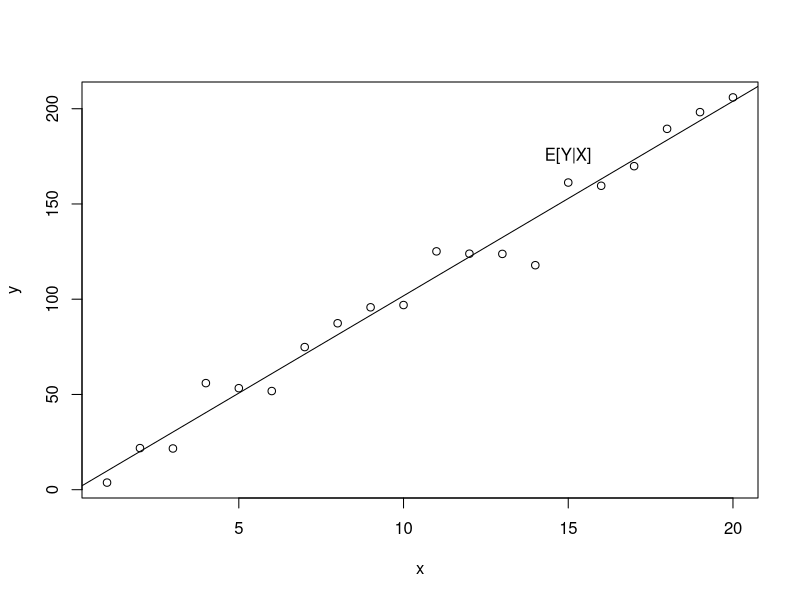
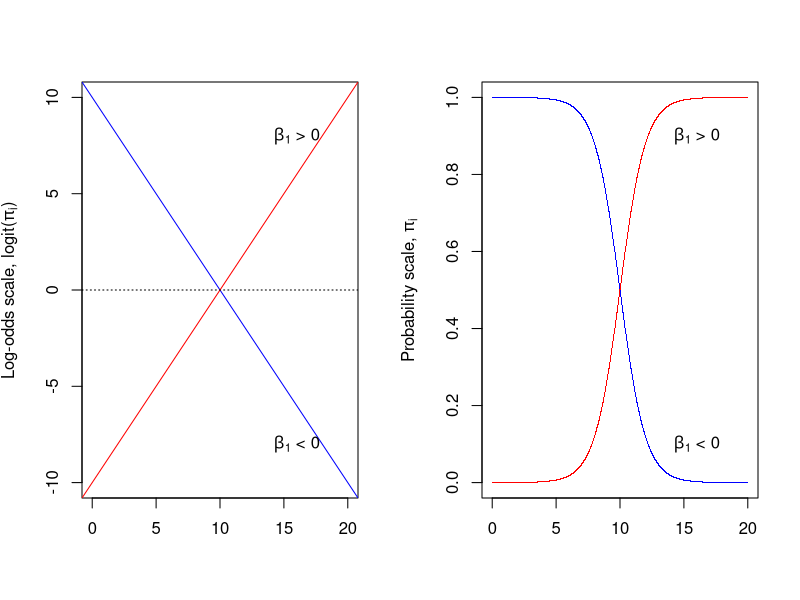
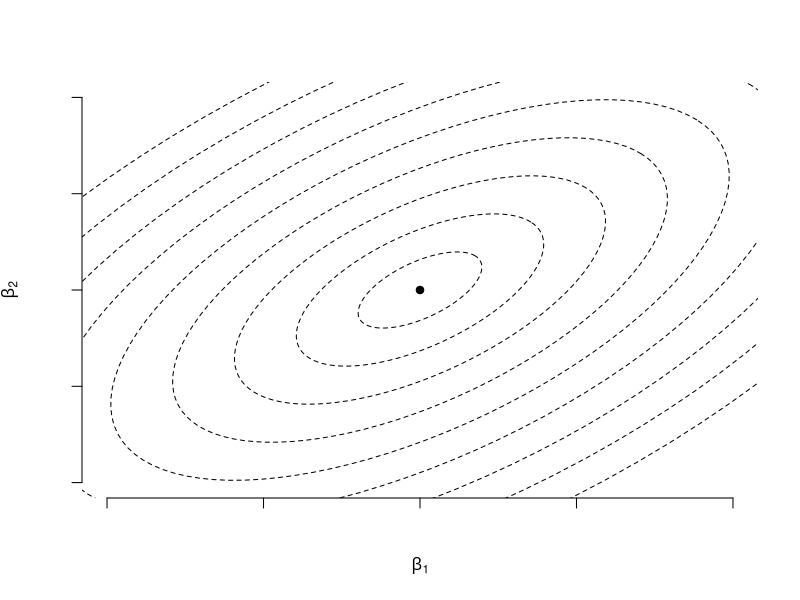

The R script that drew these images, in order:
## ---- chunk 1
knitr::opts_chunk$set(echo = FALSE)
## ---- chunk 2
x <- 1:20
set.seed(1)
y <- 10*x + rnorm(20, 0, 10)
mod <- lm(y ~ x)
{plot(y ~ x)
abline(mod)
text(15, 175, "E[Y|X]")}
## ---- chunk 3
x <- seq(from = 0, to = 20, by = 0.01)
# downward sloping model
b0a <- 10
b1a <- -1
ya <- b0a + b1a*x
#u upward sloping model
b0b <- -10
b1b <- 1
yb <- b0b + b1b*x

# probabilities
proba <- exp(ya)/(1 + exp(ya))
probb <- exp(yb)/(1 + exp(yb))

{par(mfrow = c(1,2))
# log odds plot
plot(1, type="n", xlab="", ylab=expression(paste("Log-odds scale, logit(",pi[i],")",sep="")),
     xlim=c(0,20), ylim=c(-10, 10))
abline(a = b0a, b = b1a, col = "blue")
abline(a = b0b, b = b1b, col= "red")
abline(h = 0, lty = "dotted")
text(16, 8, expression(paste(beta[1], " > 0",sep="")))
text(16, -8, expression(paste(beta[1], " < 0",sep="")))

# add prob plot
plot(1, type="n", xlab="", ylab=expression(paste("Probability scale, ",pi[i],sep="")),
     xlim=c(0,20), ylim=c(0, 1))

points(x,proba,col="blue",cex = 0.05,pch=".")
points(x,probb,col="red",cex = 0.05,pch=".")

text(16, 0.9, expression(paste(beta[1], " > 0",sep="")))
text(16, 0.1, expression(paste(beta[1], " < 0",sep="")))
par(mfrow = c(1,1))}

## ---- chunk 4
# code adapted from the following StackExchange response:
# https://stackoverflow.com/questions/43024697/how-to-create-concentric-ellipses-in-r-plot

library(plotrix)
{plot(1, ty='n', xlab = expression(beta[1]), ylab = expression(beta[2]), axes = FALSE)
axis(1,labels=FALSE)
axis(2,labels=FALSE)
# code to create concentric ovals
draw.ellipse(x= rep(1,9), y= rep(1,9), a= seq(.1, .9, by = .1), b= seq(.05, .45, by = .05), angle = 45, lty = 2)
points(1,1,pch=19)
}
